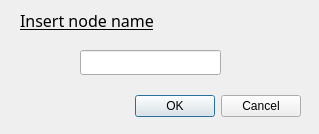
<?xml version="1.0" encoding="UTF-8"?>
<ui version="4.0">
 <class>Popup</class>
 <widget class="QDialog" name="Popup">
  <property name="geometry">
   <rect>
    <x>0</x>
    <y>0</y>
    <width>319</width>
    <height>134</height>
   </rect>
  </property>
  <property name="windowTitle">
   <string>Dialog</string>
  </property>
  <widget class="QDialogButtonBox" name="buttonBox">
   <property name="geometry">
    <rect>
     <x>0</x>
     <y>90</y>
     <width>301</width>
     <height>32</height>
    </rect>
   </property>
   <property name="orientation">
    <enum>Qt::Horizontal</enum>
   </property>
   <property name="standardButtons">
    <set>QDialogButtonBox::Cancel|QDialogButtonBox::Ok</set>
   </property>
  </widget>
  <widget class="QLabel" name="label">
   <property name="geometry">
    <rect>
     <x>20</x>
     <y>10</y>
     <width>161</width>
     <height>21</height>
    </rect>
   </property>
   <property name="font">
    <font>
     <family>Source Code Pro</family>
     <pointsize>12</pointsize>
     <weight>50</weight>
     <italic>false</italic>
     <bold>false</bold>
     <underline>true</underline>
     <strikeout>false</strikeout>
    </font>
   </property>
   <property name="text">
    <string>Insert node name</string>
   </property>
  </widget>
  <widget class="QLineEdit" name="lineEdit">
   <property name="geometry">
    <rect>
     <x>80</x>
     <y>50</y>
     <width>141</width>
     <height>25</height>
    </rect>
   </property>
   <property name="focusPolicy">
    <enum>Qt::StrongFocus</enum>
   </property>
   <property name="maxLength">
    <number>5</number>
   </property>
  </widget>
 </widget>
 <resources/>
 <connections>
  <connection>
   <sender>buttonBox</sender>
   <signal>accepted()</signal>
   <receiver>Popup</receiver>
   <slot>accept()</slot>
   <hints>
    <hint type="sourcelabel">
     <x>248</x>
     <y>254</y>
    </hint>
    <hint type="destinationlabel">
     <x>157</x>
     <y>274</y>
    </hint>
   </hints>
  </connection>
  <connection>
   <sender>buttonBox</sender>
   <signal>rejected()</signal>
   <receiver>Popup</receiver>
   <slot>reject()</slot>
   <hints>
    <hint type="sourcelabel">
     <x>316</x>
     <y>260</y>
    </hint>
    <hint type="destinationlabel">
     <x>286</x>
     <y>274</y>
    </hint>
   </hints>
  </connection>
 </connections>
</ui>
